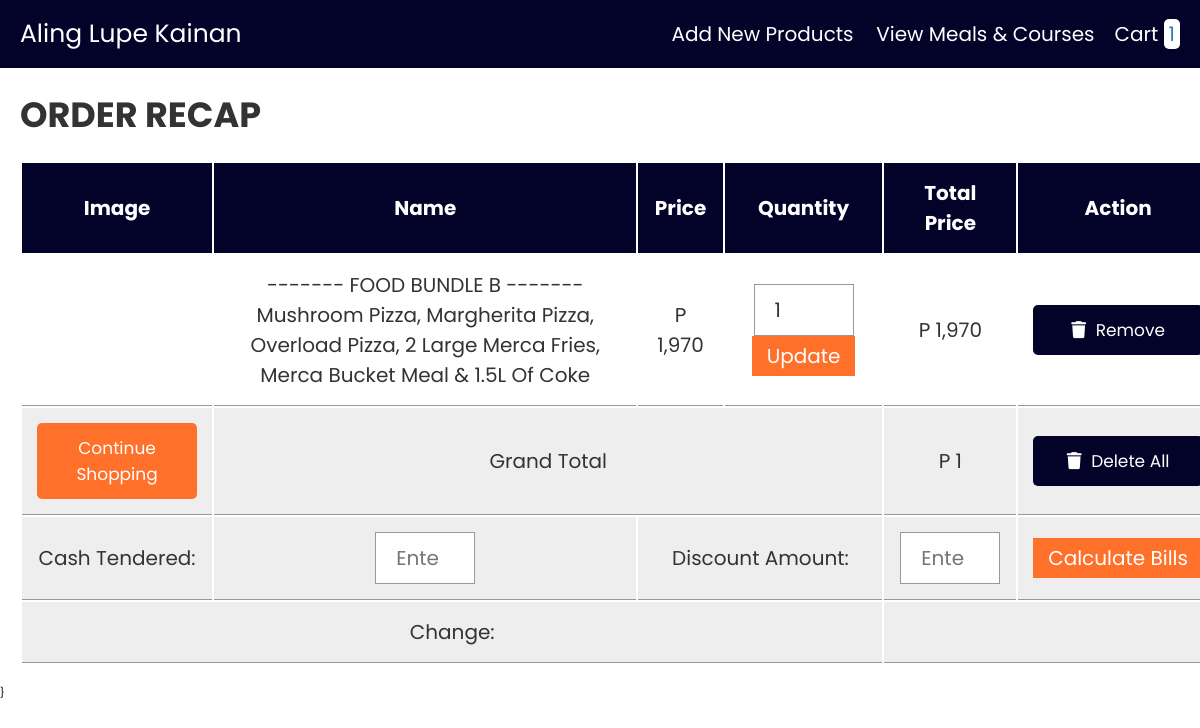
/Website/WP1/shopping/cart.php, run on the app's committed database.
### tables this page shows
CREATE TABLE `cart` (
  `id` int(100) NOT NULL,
  `user_id` int(100) NOT NULL,
  `name` text NOT NULL,
  `price` varchar(100) NOT NULL,
  `image` varchar(100) NOT NULL,
  `quantity` int(100) NOT NULL,
  `discount` decimal(3,2) NOT NULL
);

### Website/WP1/shopping/cart.php (the view, shortened to what this page needs)
<?php
@include 'config.php';
?>
<!DOCTYPE html>
<html lang="en">
<head>
   <link rel="stylesheet" href="https://cdnjs.cloudflare.com/ajax/libs/font-awesome/6.0.0/css/all.min.css">
   <link rel="stylesheet" href="css/style.css">
</head>
<body>
<?php include 'header.php'; ?>
<div class="container">
<section class="shopping-cart">
   <h1 class="heading">Order Recap</h1>
   <table>
      <thead>
         <th>image</th>
         <th>name</th>
         <th>price</th>
         <th>quantity</th>
         <th>total price</th>
         <th>action</th>
      </thead>
      <tbody>
         <?php
         $select_cart = mysqli_query($conn, "SELECT * FROM `cart`");
         $grand_total = 0;
         if(mysqli_num_rows($select_cart) > 0){
            while($fetch_cart = mysqli_fetch_assoc($select_cart)){
         ?>
         <tr>
            <td><img src="uploaded_img/<?php echo $fetch_cart['image']; ?>" height="100" alt=""></td>
            <td><?php echo $fetch_cart['name']; ?></td>
            <td>P <?php echo number_format($fetch_cart['price']); ?></td>
            <td>
               <form action="" method="post">
                  <input type="number" name="update_quantity" min="1"  value="<?php echo $fetch_cart['quantity']; ?>" >
                  <input type="submit" value="update" name="update_update_btn">
               </form>
            </td>
            <td>P <?php echo $sub_total = number_format($fetch_cart['price'] * $fetch_cart['quantity']); ?></td>
            <td><a href="cart.php?remove=<?php echo $fetch_cart['id']; ?>" onclick="return confirm('remove item from cart?')" class="delete-btn"> <i class="fas fa-trash"></i> remove</a></td>
         </tr>
         <?php
           $grand_total += $sub_total;
            };
         };
         ?>
         <tr class="table-bottom">
            <td><a href="products.php" class="option-btn" style="margin-top: 0;">continue shopping</a></td>
            <td colspan="3">grand total</td>
            <td>P <?php echo $grand_total; ?></td>
            <td><a href="cart.php?delete_all" onclick="return confirm('are you sure you want to delete all?');" class="delete-btn"> <i class="fas fa-trash"></i> delete all </a></td>
         </tr>
          <tr class="table-bottom">
            <form action="" method="post">
               <td colspan="1">Cash tendered: </td>
               <td><input type="number" min="1" placeholder="Enter Amount: " value= "<?php echo $cash_tendered ?>" name="cash" required></td>
               <td colspan="2">Discount Amount: </td>
               <td><input type="number" placeholder="Enter Discount Amount: " name="discount"></td>
               <td><input type="submit" value="Calculate Bills" name="calculate"></td>
            </form>
         </tr>
          <tr class="table-bottom">
            <td colspan="4 ">Change: </td>
            <td colspan="4">
            </td>
         </tr>
      </tbody>
   </table>
</section>
</div>
</body>
</html>

### Website/WP1/shopping/css/style.css (style rules this page uses)
:root { --maincolor: #ff702a; --blue:#2980b9; --purple: #030229; --red:tomato; --orange:orange; --black:#333; --white:#fff; --bg-color:#eee; --dark-bg:rgba(0,0,0,.7); --box-shadow:0 .5rem 1rem rgba(0,0,0,.1); --border:.1rem solid #999; }
* { font-family: 'Poppins', sans-serif; margin:0; padding:0; box-sizing: border-box; outline: none; border:none; text-decoration: none; text-transform: capitalize; }
html { font-size: 62.5%; overflow-x: hidden; }
.container { max-width: 1200px; margin:0 auto; }
section { padding:2rem; }
.heading { text-align: center; font-size: 3.5rem; text-transform: uppercase; color:var(--black); margin-bottom: 2rem; }
.btn, .option-btn, .delete-btn { display: block; width: 100%; text-align: center; background-color: var(--maincolor); color:var(--white); font-size: 1.7rem; padding:1.2rem 3rem; border-radius: .5rem; cursor: pointer; margin-top: 1rem; }
.option-btn i, .delete-btn i { padding-right: .5rem; }
.option-btn { background-color: var(--maincolor); }
.delete-btn { margin-top: 0; background-color: var(--purple); }
.shopping-cart table { text-align: center; width: 100%; }
.shopping-cart table thead th { padding:1.5rem; font-size: 2rem; color:var(--white); background-color: var(--purple); }
.shopping-cart table tr td { border-bottom: var(--border); padding:1.5rem; font-size: 2rem; color:var(--black); }
.shopping-cart table input[type="number"] { border: var(--border); padding:1rem 2rem; font-size: 2rem; color:var(--black); width: 10rem; }
.shopping-cart table input[type="submit"] { padding:.5rem 1.5rem; cursor: pointer; font-size: 2rem; background-color: var(--maincolor); color:var(--white); }
.shopping-cart table .table-bottom { background-color: var(--bg-color); }
@media (max-width:1200px) { .shopping-cart { overflow-x: scroll; } }
@media (max-width:1200px) { .shopping-cart table { width: 120rem; } }
@media (max-width:1200px) { .shopping-cart .heading { text-align: left; } }

### data on the page
cart: name "------- FOOD BUNDLE B -------Mushroom Pizza, Margherita Pizza, Overload Pizza, 2 Large Merca Fries, Merca Bucket Meal & 1.5L Of Coke", price "1,970", update_quantity "1", $sub_total = number_format($fetch_cart['price'] * $fetch_cart['quantity']) "1,970"

### other printed values
$row_count "1"
$grand_total "1"
